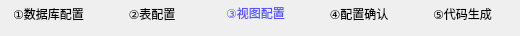
        <widget class="QWidget" name="page_step_3">
         <widget class="QWidget" name="layoutWidget_6">
          <property name="geometry">
           <rect>
            <x>0</x>
            <y>0</y>
            <width>511</width>
            <height>27</height>
           </rect>
          </property>
          <layout class="QHBoxLayout" name="horizontalLayout_10">
           <item>
            <widget class="QLabel" name="label_step1_4">
             <property name="styleSheet">
              <string notr="true"/>
             </property>
             <property name="text">
              <string>①数据库配置</string>
             </property>
             <property name="alignment">
              <set>Qt::AlignCenter</set>
             </property>
            </widget>
           </item>
           <item>
            <widget class="QLabel" name="label_step2_4">
             <property name="text">
              <string>②表配置</string>
             </property>
             <property name="alignment">
              <set>Qt::AlignCenter</set>
             </property>
            </widget>
           </item>
           <item>
            <widget class="QLabel" name="label_step3_4">
             <property name="sizePolicy">
              <sizepolicy hsizetype="Preferred" vsizetype="Fixed">
               <horstretch>0</horstretch>
               <verstretch>0</verstretch>
              </sizepolicy>
             </property>
             <property name="styleSheet">
              <string notr="true">QLabel
{
	
	color: rgb(85, 85, 255);
}</string>
             </property>
             <property name="text">
              <string>③视图配置</string>
             </property>
             <property name="alignment">
              <set>Qt::AlignCenter</set>
             </property>
            </widget>
           </item>
           <item>
            <widget class="QLabel" name="label_step4_4">
             <property name="text">
              <string>④配置确认</string>
             </property>
             <property name="alignment">
              <set>Qt::AlignCenter</set>
             </property>
            </widget>
           </item>
           <item>
            <widget class="QLabel" name="label_step5_4">
             <property name="text">
              <string>⑤代码生成</string>
             </property>
             <property name="alignment">
              <set>Qt::AlignCenter</set>
             </property>
            </widget>
           </item>
          </layout>
         </widget>
        </widget>
